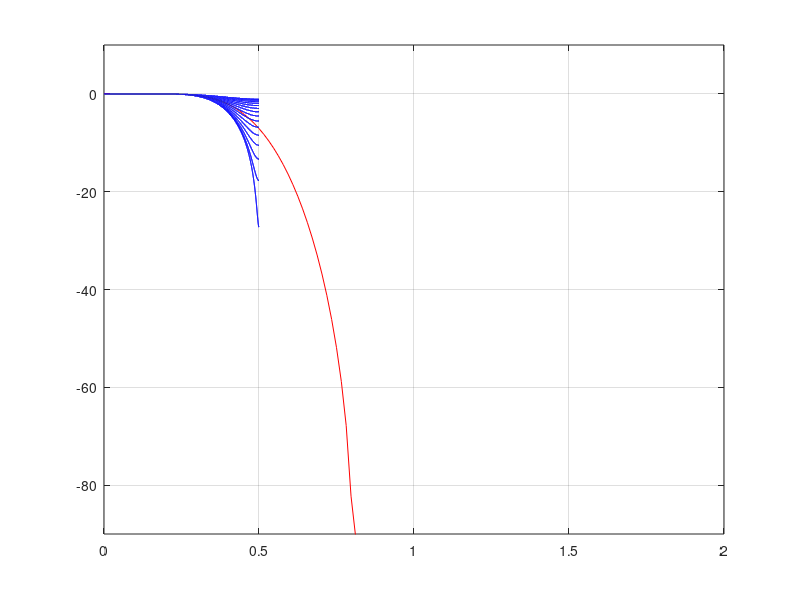
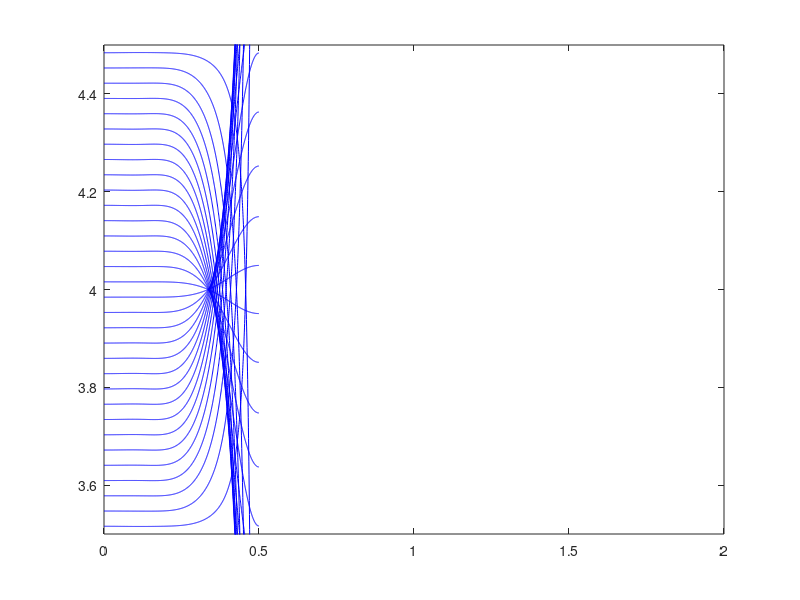

The MATLAB source for these figures, in order:
% This generates the filter coefficients for the resampler. The resampler accepts an
% input sample rate, fi, between of 2*fo > fi > fo, where fo is the output sample rate.

ds = 9;         % ds = data spread, fir taps used for each delay
ip = 32;        % ip = interpolation points, number of delays available within a sample
taps = ds*ip;   % total taps
order = taps-1;

fi = ip;        % fi is normalized to ip;
fn = fi/2;
fc = 0.5/fn;

writeFile = 1;

%win = chebwin(taps,50);
%win = nuttallwin(taps);
win = kaiser(taps,9);
%win = blackman(taps);
%win = gausswin(taps);
%win = bohmanwin(taps);
%win = tukeywin(taps,0.7);
h = fir1(order,fc,win);

[H w] = freqz(h,1,1024,fi);
%H = H/max(abs(H));
H = H + 1e-8;

% This is the undecimated response of the interpolation filter
figure(1);
plot(w,20*log10(abs(H)),'r'),grid
axis([0 2 -90 10]);


% Build the decimated response of each filter
decimator = kron(ones(1,ds),eye(ip));
gain = h*decimator';

hold on;
for i = (ip-ip):(ip-1)
    g = downsample(h,ip,i);
    [G w] = freqz(g,1,10240,fi/ip);
    %G = G/max(abs(G));
    G = G + 1e-8;
    plot(w,20*log10(ip*abs(G)),'b');
    end
hold off;

figure(2);

g = downsample(h,ip,0);
[G w] = grpdelay(g,1,1024,fi/ip);
plot(w,G,'b');
hold on;
for i = 1:(ip-1)
    g = downsample(h,ip,i);
    [G w] = grpdelay(g,1,1024,fi/ip);
    plot(w,G,'b');
    end
hold off;
axis([0 2 (ds/2 - 1) ds/2]);




if writeFile == 1
    h = round((2^17)*h*ip);
    for i = 1:(ip*ds)
        if (h(i) < 0)
            h(i) = h(i) + 2^18;
        end
    end
    fid = fopen('resampler.hex','w');
    fprintf(fid,'%X\n',h);
    fclose(fid);
end

